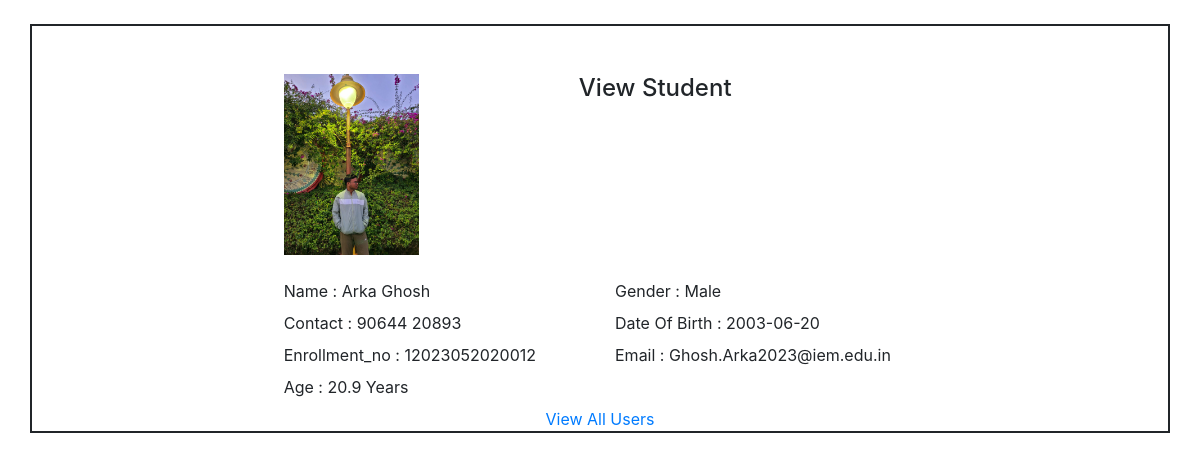
Before: /2/view_user with the older database file.
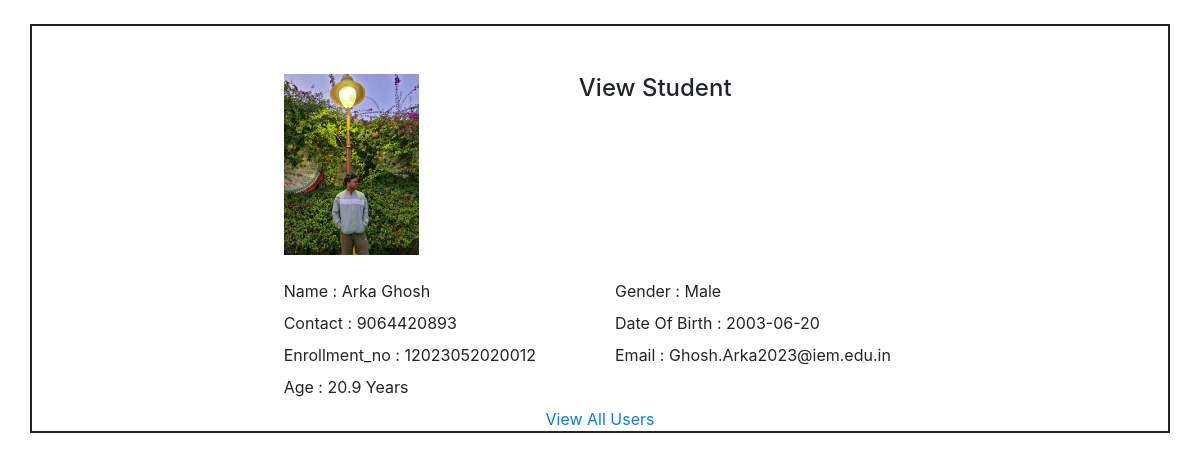
After: the same page with the newer database file.
### tables this page shows
CREATE TABLE users (id INTEGER PRIMARY KEY AUTOINCREMENT, name TEXT , email TEXT, gender TEXT, contact TEXT, dob date, Enrollment_no TEXT , profile_pic BLOB);

### crud.py (the view)
@app.route("/<int:id>/view_user", methods=("GET", "POST"))
def view_user(id):
    row = get_post(id)
    with sqlite3.connect("users.db") as con:
        cur = con.cursor()
        filename_or = row["profile_pic"]
        packages =  con.execute('Select date(dob) FROM users WHERE id = ?', (id,)).fetchone()
        for dob in packages:
            dob = datetime.strptime(dob, '%Y-%m-%d')
            age = (datetime.today() - dob).days/365
            age = round(age, 1)
    return render_template("view_user.html",row = row, now_date = age,)

### crud.py (called while the page is built)
def get_post(id):
    con = sqlite3.connect("users.db")
    con.row_factory = sqlite3.Row
    user = con.execute('SELECT * FROM users WHERE id = ?',(id,)).fetchone()
    con.close()
    if user is None:
        abort(404)
    return user

### Templates/view_user.html (shortened to what this page needs)
<!DOCTYPE html>
<html>
  <head>
    <link
      rel="stylesheet"
      href="https://maxcdn.bootstrapcdn.com/bootstrap/4.4.1/css/bootstrap.min.css"
    />
    <link
      rel="stylesheet"
      href="https://cdnjs.cloudflare.com/ajax/libs/font-awesome/4.7.0/css/font-awesome.min.css"
    />
  </head>
  <body>
    <section class="contact-from pt-4">
      <div class="container" style="border: 2px solid">
        <div class="row mt-5">
          <div class="col-md-7 mx-auto">
            <div class="form-wrapper">
              <div class="row">
                <img
                  src="/static/Uploads/{{row['profile_pic']}}"
                  class="col-md-3 mb-2"
                  alt=""
                />
                <div class="col-md-8">
                  <h4 class="text-center">View Student</h4>
                </div>
              </div>
              <div class="row mt-3">
                <div class="col-md-6">
                  <label>Name :</label> {{row["name"]}}
                </div>
                <div class="col-md-6">
                  <label>Gender :</label> {{row["gender"]}}
                </div>
                <div class="col-md-6">
                  <label>Contact :</label> {{row["contact"]}}
                </div>
                <div class="col-md-6">
                  <label>Date Of Birth :</label> {{row["dob"]}}
                </div>
                <div class="col-md-6">
                  <label>Enrollment_no :</label> {{row["Enrollment_no"]}}
                </div>
                <div class="col-md-6">
                  <label>Email :</label> {{row["email"]}}
                </div>
                <div class="col-md-6">
                  <label>Age :</label> {{now_date}} Years
                </div>
              </div>
              <div class="row">
                <a href="/view" class="col-md-12 text-center">View All Users</a>
              </div>
            </div>
          </div>
        </div>
      </div>
    </section>
  </body>
</html>

Changed rows visible on the page:
changed users "Arka Ghosh": contact "90644 20893" → "9064420893"
